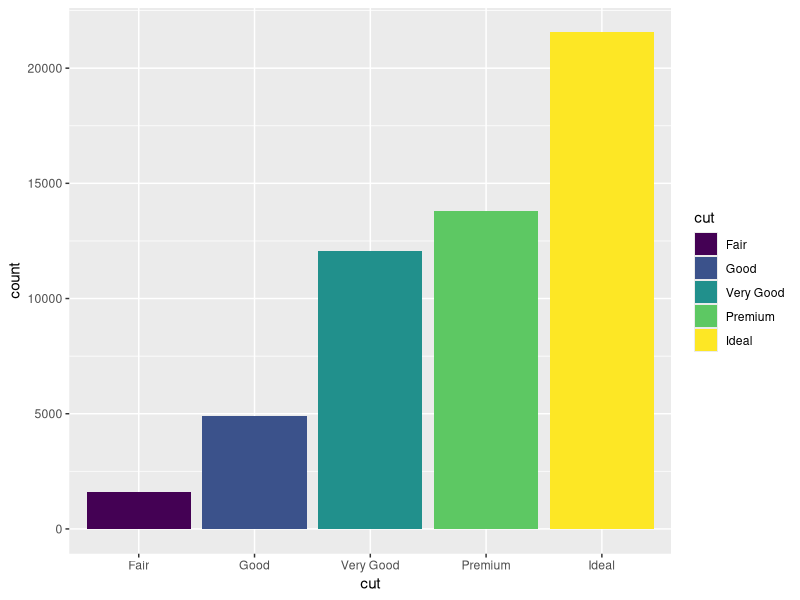
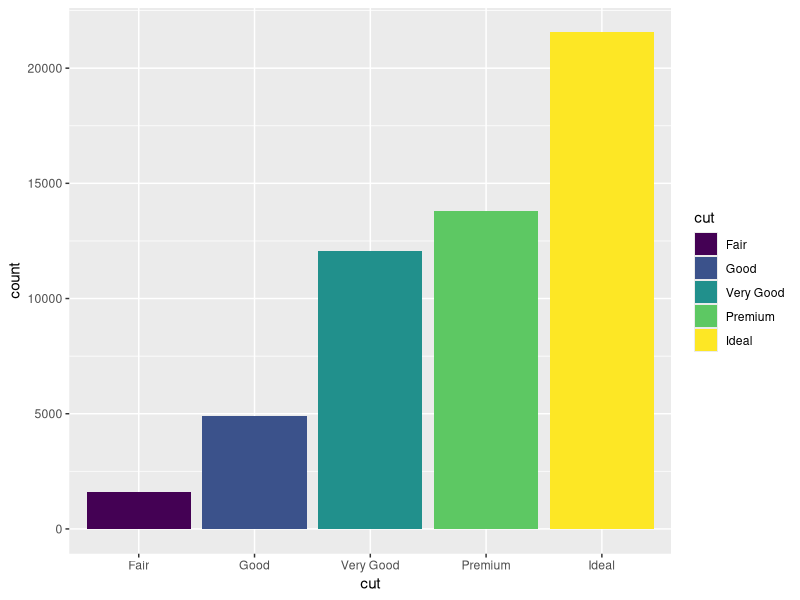
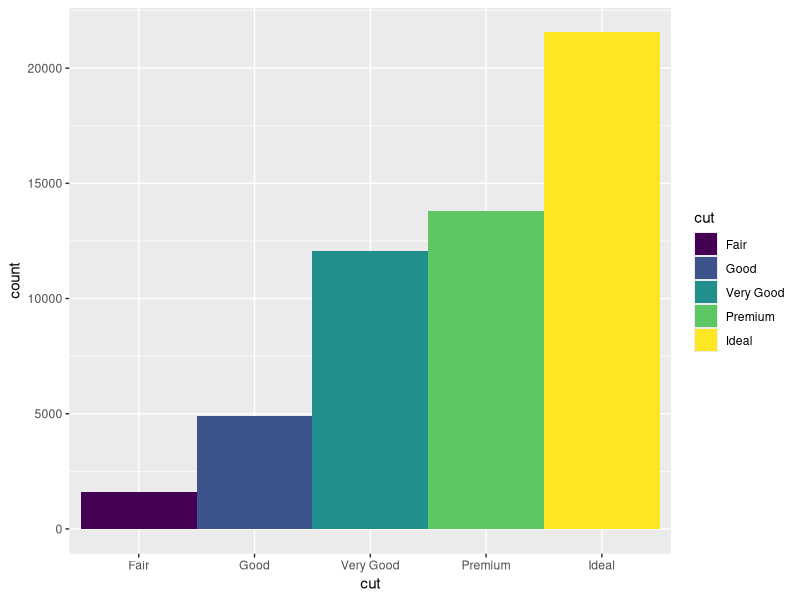
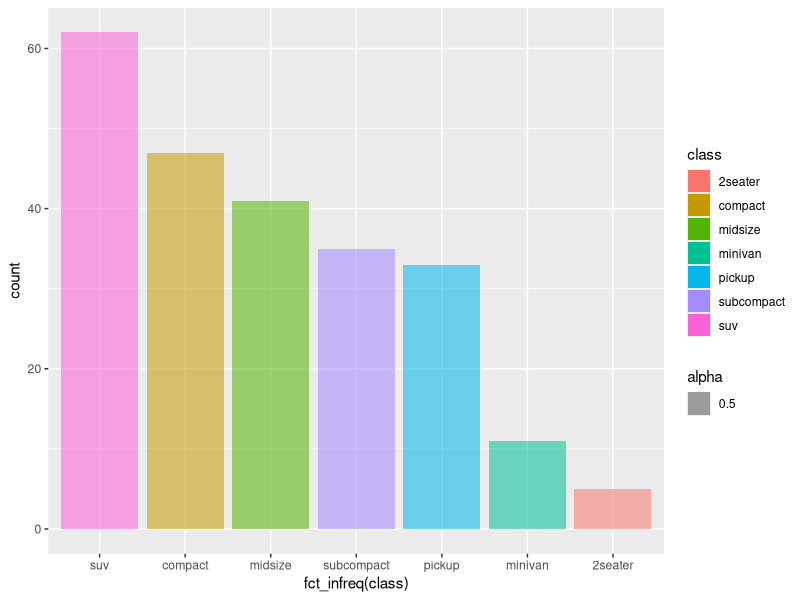
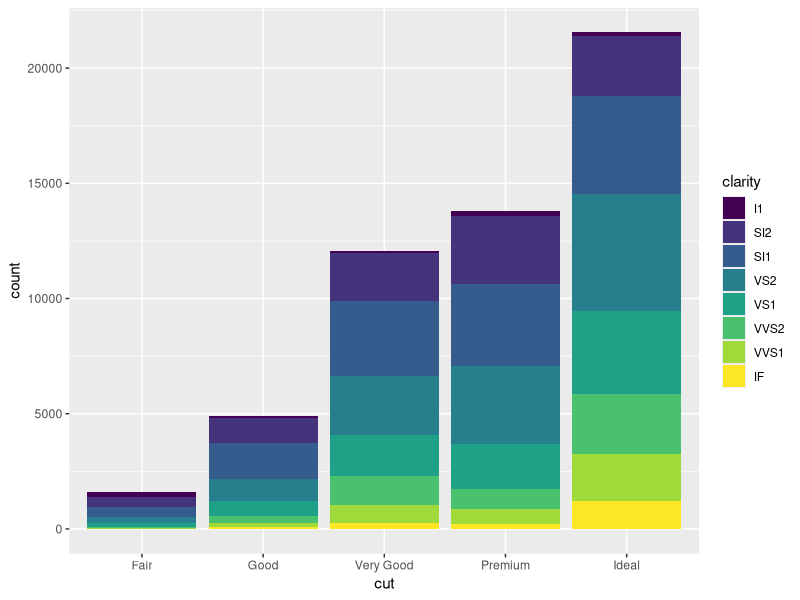
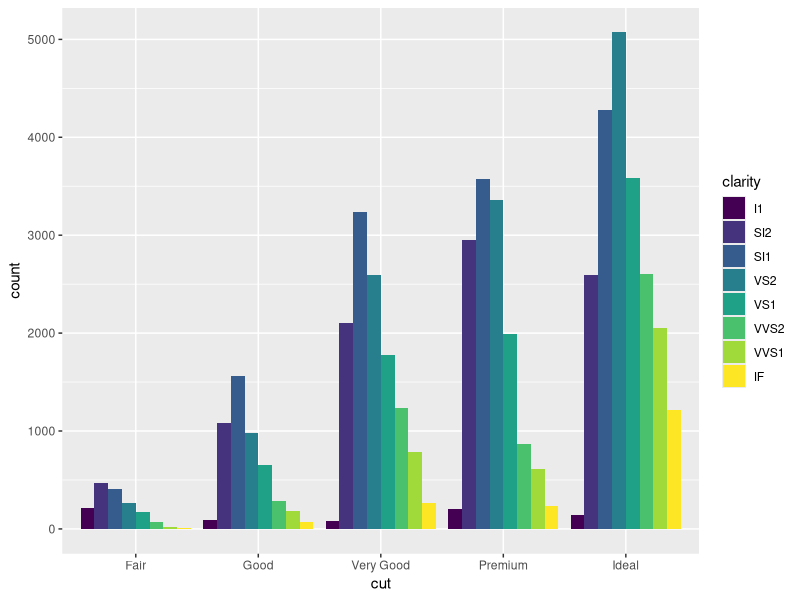
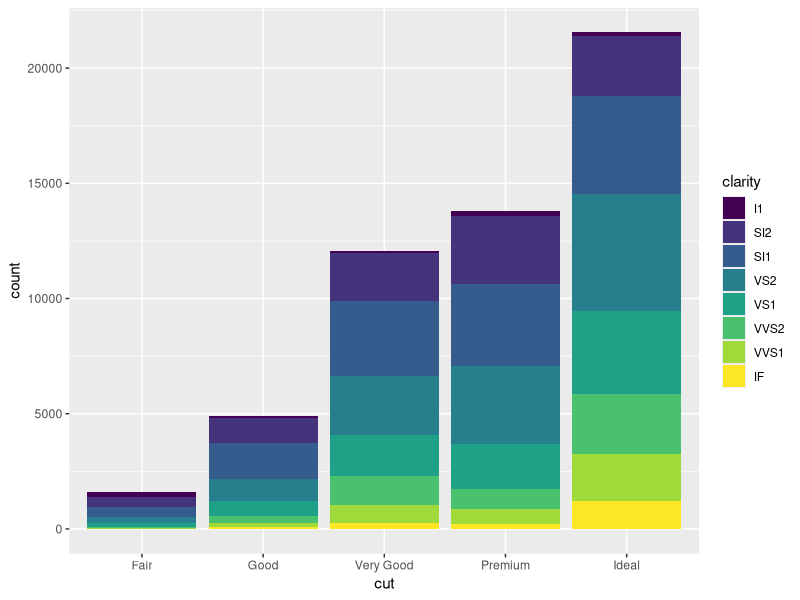
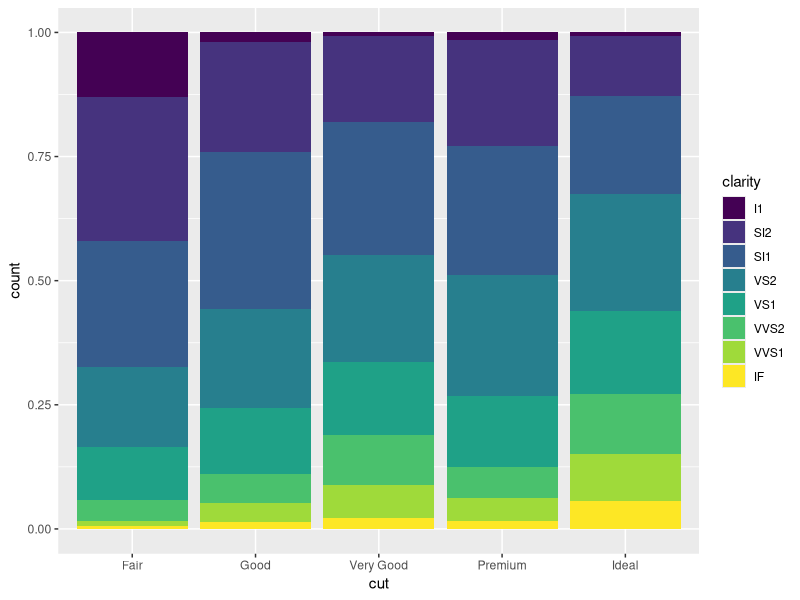

Write R code to recreate these figures, in order.
## ---- chunk 1
knitr::opts_chunk$set(echo = TRUE)
## ---- chunk 2
library(tidyverse)
## ---- chunk 3
ggplot(data = diamonds) +
  geom_bar(mapping = aes(x = cut, fill = cut))
## ---- chunk 4
ggplot(data = diamonds) +
  geom_bar(mapping = aes(x = cut, fill = cut))
## ---- chunk 5
ggplot(data = diamonds) +
  geom_bar(mapping = aes(x = cut, fill = cut), width = 1)
## ---- chunk 6
ggplot(data=mpg)+ geom_bar(aes(x=fct_infreq(class), fill=class, alpha=0.5))
## ---- chunk 7
ggplot(data = diamonds) +
  geom_bar(mapping = aes(x = cut, fill = clarity))
## ---- chunk 8
#para ver en forma de histograma
ggplot(data = diamonds) +
  geom_bar(mapping = aes(x = cut, fill = clarity), position = "dodge")
## ---- chunk 9
#stacked bars
ggplot(data = diamonds) +
  geom_bar(mapping = aes(x = cut, fill = clarity), position = "stack")
## ---- chunk 10
#barras apiladas
ggplot(data = diamonds) +
  geom_bar(mapping = aes(x = cut, fill = clarity), position = "fill")
## ---- chunk 11
geom_bar(mapping = aes(x = cut, fill = clarity), position = "identity")
## ---- chunk 12
ggplot(data = diamonds) +
  geom_bar(mapping = aes(x = color, fill = clarity), position = "fill", width=1)
## ---- chunk 13
ggplot(data = diamonds) +
  geom_bar(mapping = aes(x = color, fill = cut), position = "dodge")
## ---- chunk 14
ggplot(data = diamonds) +
  geom_bar(mapping = aes(x = color)) +
  facet_grid(clarity ~ cut)
## ---- chunk 15
ggplot(data = diamonds) +
  geom_bar(mapping = aes(x = color)) +
  facet_grid(clarity ~ .)
## ---- chunk 16
ggplot(data = diamonds) +
  geom_bar(mapping = aes(x = color)) +
  facet_grid(.~cut)
## ---- chunk 17
ggplot(data = diamonds) +
  geom_bar(mapping = aes(x = color, fill = cut))+
  facet_wrap( ~ cut)

## ---- chunk 18
ggplot(data = diamonds) +
  geom_bar(mapping = aes(x = color, fill = cut)) +
  facet_wrap( ~ cut, scales = "free_y")
## ---- chunk 19
ggplot(data = diamonds) +
  geom_histogram(mapping = aes(x = carat))
## ---- chunk 20
ggplot(data=diamonds) + geom_histogram(aes(x=carat), binwidth=0.5)
## ---- chunk 21
ggplot(data=diamonds) + geom_histogram(aes(x=carat), binwidth=0.5)

## ---- chunk 22
ggplot(data=diamonds) + geom_histogram(aes(x=carat), binwidth=0.01)

## ---- chunk 23

## ---- chunk 24
ggplot(data=diamonds) + geom_histogram(aes(x=price, fill=cut, binwidth=1000, boundary=0))
## ---- chunk 25
ggplot(data = diamonds) +
  geom_freqpoly(mapping = aes(x = carat), binwidth = 0.25, boundary = 0)
## ---- chunk 26

ggplot(data = diamonds) +
  geom_freqpoly(mapping = aes(x = carat, color=cut), binwidth = 0.25, boundary = 0)
## ---- chunk 27
ggplot(data = diamonds) +
  geom_density(mapping = aes(x = price, color = cut))
## ---- chunk 28
ggplot(data = mpg) +
  geom_dotplot(mapping = aes(x = displ), dotsize = 0.5, stackdir = "up", stackratio = 1.1)

## ---- chunk 29
ggplot(data = diamonds) +
  geom_histogram(mapping = aes(x = price, fill = cut), binwidth = 1000, boundary = 0)+
  facet_wrap(~cut)

## ---- chunk 30
ggplot(data = mpg) +
  geom_boxplot(mapping = aes(x = class, y = hwy))

## ---- chunk 31
ggplot(data=diamonds)+ geom_boxplot(aes(x=cut, y=price))

## ---- chunk 32
ggplot(data = diamonds) +
  geom_boxplot(mapping = aes(x = cut, y = price), outlier.shape  = 24, 
               outlier.fill = "white", outlier.stroke = 0.25)
## ---- chunk 33
ggplot(data = diamonds) +
  geom_boxplot(mapping = aes(x = cut, y = price), outlier.alpha = 0)
## ---- chunk 34
ggplot(data = diamonds) +
  geom_boxplot(mapping = aes(x = carat, y = price, group = cut_interval(carat, n = 2)))
## ---- chunk 35
ggplot(data = diamonds) +
  geom_boxplot(mapping = aes(x = carat, y = price, group = cut_width(carat, width = 0.25)))
## ---- chunk 36
ggplot(data = mpg) +
  geom_boxplot(mapping = aes(x = class, y = hwy))+
  coord_flip()
## ---- chunk 37
ggplot(data = mpg) +
  geom_dotplot(mapping = aes(x = class, y = hwy), binaxis = "y", 
               dotsize = 0.5, binwidth = 1)
## ---- chunk 38
ggplot(data = mpg) +
  geom_dotplot(mapping = aes(x = class, y = hwy), binaxis = "y", 
               dotsize = 0.5, binwidth = 1, stackdir = "center")
## ---- chunk 39
ggplot(data = mpg) +
  geom_boxplot(mapping = aes(x = class, y = hwy))

## ---- chunk 40
ggplot(data = mpg) +
  geom_violin(mapping = aes(x = class, y = hwy))
## ---- chunk 41
ggplot(data = mpg) +
  geom_violin(mapping = aes(x = class, y = hwy), draw_quantiles =  c(0.25, 0.5, 0.75))
## ---- chunk 42
ggplot(data = diamonds) +
  geom_count(mapping = aes(x = cut, y = clarity))
## ---- chunk 43
diamonds %>% 
   count(cut, clarity) %>% 
   ggplot() +
     geom_tile(mapping = aes(x = cut, y = clarity, fill = n))
## ---- chunk 44
diamonds %>% count(cut, color) %>% ggplot()+ geom_tile(aes(x=color, y=cut, fill=n))

## ---- chunk 45
mpg %>% 
  group_by(class) %>% 
  summarise(mean_cty = mean(cty), mean_hwy = mean(hwy)) %>% 
  ggplot()+
  geom_point(aes(x=mean_cty, y=mean_hwy))
## ---- chunk 46
mpg %>% 
  group_by(class) %>% 
  summarise(mean_cty = mean(cty), mean_hwy = mean(hwy)) %>% 
  ggplot() +
    geom_text(mapping = aes(x = mean_cty, y = mean_hwy, label = class))

mpg %>% 
  group_by(class) %>% 
  summarise(mean_cty = mean(cty), mean_hwy = mean(hwy)) %>% 
  ggplot() +
    geom_label(mapping = aes(x = mean_cty, y = mean_hwy, label = class))
    
## ---- chunk 47
mpg %>% 
  group_by(class) %>% 
  summarise(mean_cty = mean(cty), mean_hwy = mean(hwy)) %>% 
  ggplot() +
    geom_smooth(mapping = aes(x = mean_cty, y = mean_hwy), method = lm)
## ---- chunk 48
mpg %>% 
  group_by(class) %>% 
  summarise(mean_cty = mean(cty), mean_hwy = mean(hwy)) %>% 
  ggplot() +
    geom_point(mapping = aes(x = mean_cty, y = mean_hwy)) +
    geom_smooth(mapping = aes(x = mean_cty, y = mean_hwy), method = lm) 
